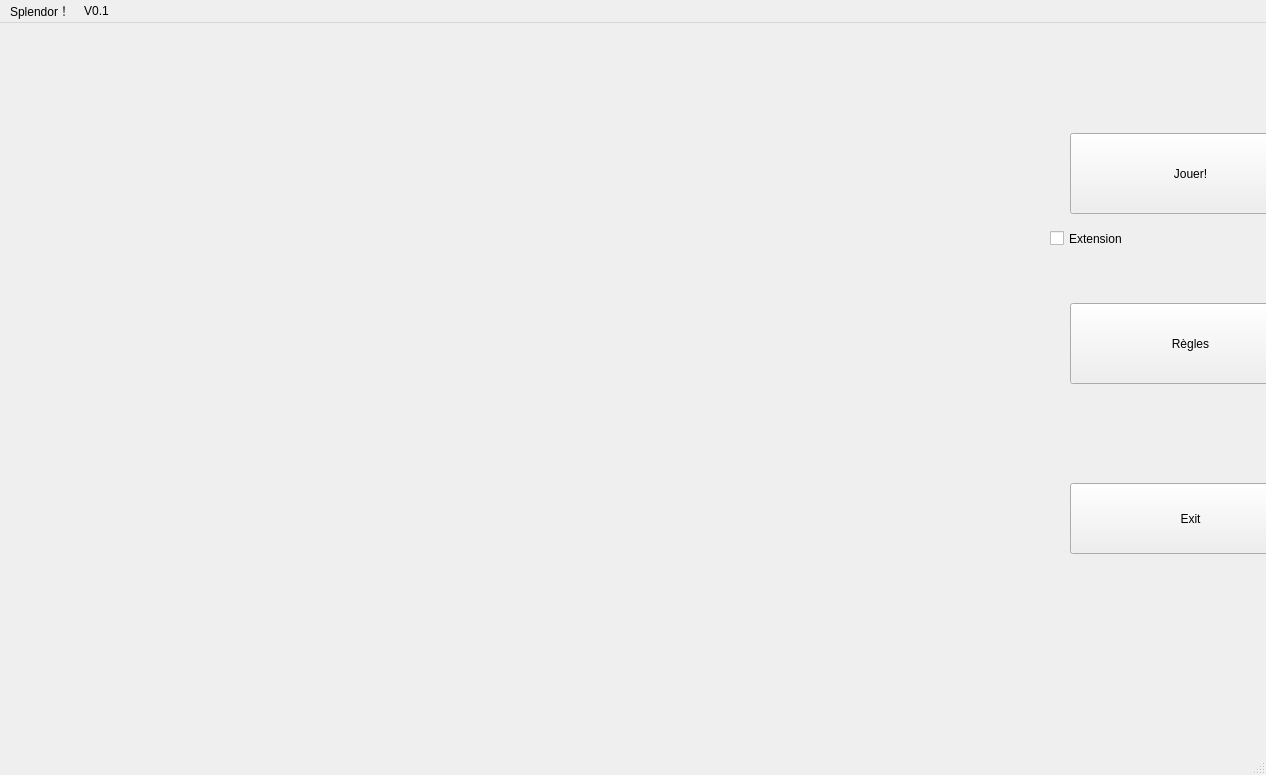
<?xml version="1.0" encoding="UTF-8"?>
<ui version="4.0">
 <class>MainWindow</class>
 <widget class="QMainWindow" name="MainWindow">
  <property name="geometry">
   <rect>
    <x>0</x>
    <y>0</y>
    <width>1266</width>
    <height>775</height>
   </rect>
  </property>
  <property name="windowTitle">
   <string>MainWindow</string>
  </property>
  <widget class="QWidget" name="centralwidget">
   <widget class="QPushButton" name="pushButton">
    <property name="geometry">
     <rect>
      <x>1070</x>
      <y>110</y>
      <width>241</width>
      <height>81</height>
     </rect>
    </property>
    <property name="text">
     <string>Jouer!</string>
    </property>
   </widget>
   <widget class="QPushButton" name="pushButton_2">
    <property name="geometry">
     <rect>
      <x>1070</x>
      <y>280</y>
      <width>241</width>
      <height>81</height>
     </rect>
    </property>
    <property name="text">
     <string>Règles</string>
    </property>
   </widget>
   <widget class="QCheckBox" name="checkBox">
    <property name="geometry">
     <rect>
      <x>1050</x>
      <y>190</y>
      <width>161</width>
      <height>51</height>
     </rect>
    </property>
    <property name="text">
     <string>Extension</string>
    </property>
   </widget>
   <widget class="QPushButton" name="pushButton_3">
    <property name="geometry">
     <rect>
      <x>1070</x>
      <y>460</y>
      <width>241</width>
      <height>71</height>
     </rect>
    </property>
    <property name="text">
     <string>Exit</string>
    </property>
   </widget>
  </widget>
  <widget class="QStatusBar" name="statusbar"/>
  <widget class="QMenuBar" name="menubar">
   <property name="geometry">
    <rect>
     <x>0</x>
     <y>0</y>
     <width>1266</width>
     <height>22</height>
    </rect>
   </property>
   <widget class="QMenu" name="menuSplendor">
    <property name="title">
     <string>Splendor！</string>
    </property>
   </widget>
   <widget class="QMenu" name="menuV0_1">
    <property name="title">
     <string>V0.1</string>
    </property>
   </widget>
   <addaction name="menuSplendor"/>
   <addaction name="menuV0_1"/>
  </widget>
 </widget>
 <resources/>
 <connections/>
</ui>
